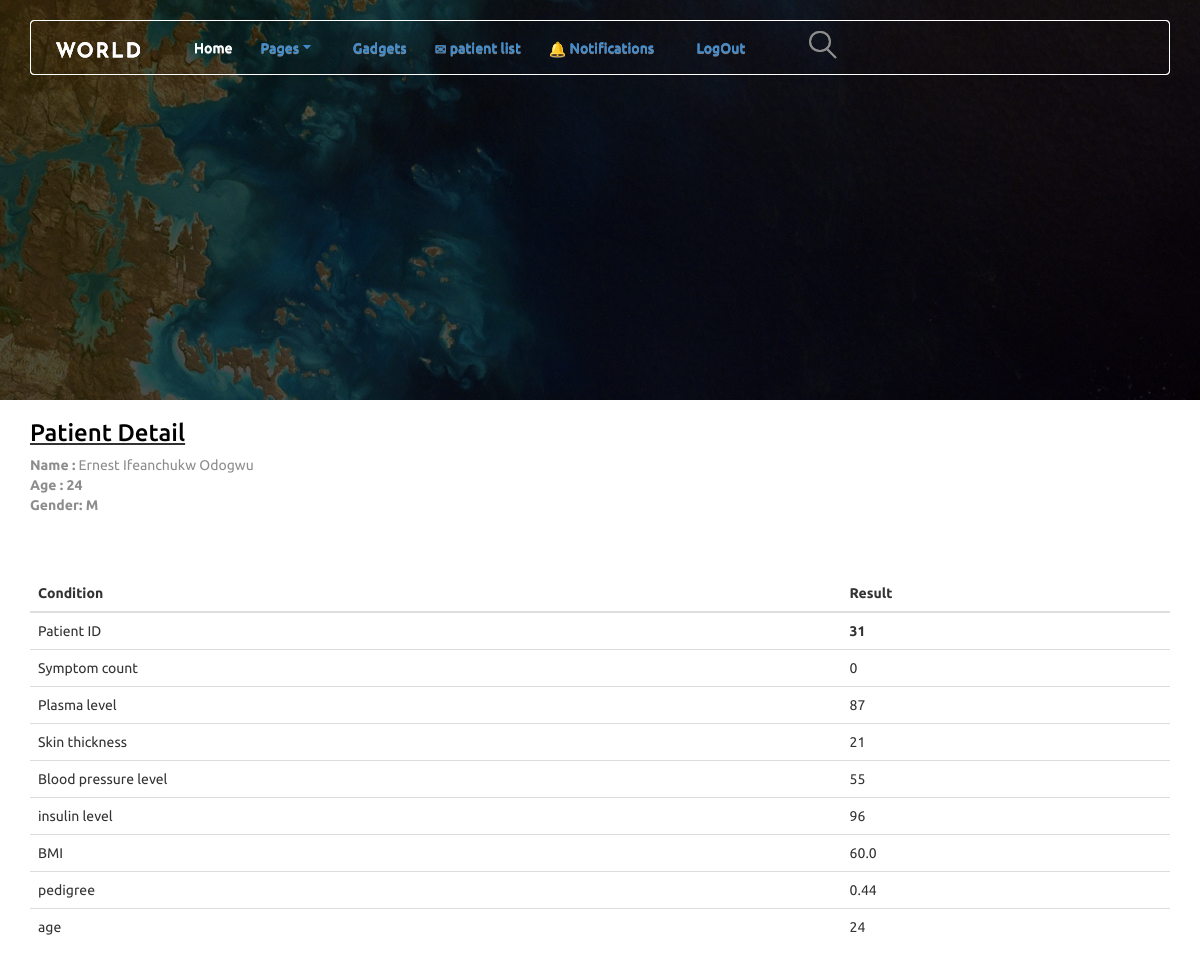
Screenshot of /view/31 with the database file from the repository.
### db_mellitus/models.py (models this page shows, shortened)
class Patient(models.Model):
    first_name = models.CharField(max_length=10, blank=False)
    middle_name = models.CharField(max_length=10, blank=False)
    last_name = models.CharField(max_length=10, blank=False)
    dob = models.DateField(blank=False)
    gender = models.CharField(max_length=1, choices=GENDER, blank=False)
    symptom = models.OneToOneField(Symptom, on_delete=models.CASCADE, blank=True)

class Symptom(models.Model):
    pregnancy_count = models.IntegerField(blank=False)
    plasma = models.IntegerField(blank=False)
    skin_thickness = models.IntegerField(blank=False)
    blood_pressure = models.IntegerField(blank=False)
    insulin = models.IntegerField(blank=False)
    bmi = models.FloatField(blank=False)
    pedigree = models.FloatField(blank=False)
    age = models.IntegerField(blank=False)
    prediction_result = models.BooleanField(default=False, blank=True)
    type_one_result = models.BooleanField(default=False, blank=True)
    type_two_result = models.BooleanField(default=False, blank=True)
    gestational_result = models.BooleanField(default=False, blank=True)

### db_mellitus/views.py (the view)
# urls.py: path('view/<int:pk>', views.patient_view, name='patient-view'),
def patient_view(request, pk, template_name='patient/patient-detail.html'):
    patient = get_object_or_404(Patient, pk=pk)
    return render(request, template_name, {'object': patient})

### db_mellitus/templates/patient/patient-detail.html (shortened to what this page needs)
    <!DOCTYPE html>
<html lang="en">
<head>
    {% load static %}
    <link rel="stylesheet" href="{% static 'css/animate.css' %}">
    <link rel="stylesheet" href="{% static 'css/themify-icons.css' %}">
    <link rel="stylesheet" href="{% static 'css/style.css' %}">
    <link rel="stylesheet" href="{% static 'css/bootstrap.css' %}">
    <link rel="stylesheet" href="{% static 'css/bootstrap-theme.css' %}">
    <link rel="stylesheet" href="{% static 'css/owl.carousel.css' %}">
    <link rel="stylesheet" href="{% static 'css/magnific-popup.css' %}">
    <link rel="stylesheet" href="{% static 'css/font-awesome.min.css' %}">
    <link rel="stylesheet" href="{% static 'css/font-bootstrap.min.css' %}">
    <link rel="stylesheet" href="{% static 'scss/_mixin.scss' %}">
    <link rel="stylesheet" href="{% static 'scss/_responsive.scss' %}">
    <link rel="stylesheet" href="{% static 'scss/_variables.scss' %}">
    <link rel="stylesheet" href="{% static 'scss/_theme_color.scss' %}">
    <link rel="stylesheet" href="{% static 'scss/style.scss' %}">
</head>
    <header class="header-area">
        <div class="container">
            <div class="row">
                <div class="col-12">
                    <nav class="navbar navbar-expand-lg">
                        <a class="navbar-brand" href="index.html"><img src="{% static 'img/core-img/logo.png' %}" alt="Logo"></a>
                        <div class="collapse navbar-collapse" id="worldNav">
                            <ul class="navbar-nav ml-auto">
                                <li class="nav-item active">
                                    <a class="nav-link" href="#">Home <span class="sr-only">(current)</span></a>
                                </li>
                                <li class="nav-item dropdown">
                                    <a class="nav-link dropdown-toggle" href="#" id="navbarDropdown" role="button" data-toggle="dropdown" aria-haspopup="true" aria-expanded="false">Pages</a>
                                </li>
                                <li class="nav-item">
                                    <a class="nav-link" href="#"><span class="glyphicon glyphicon-home"></span> Gadgets</a>
                                </li>
                                <li class="nav-item">
                                    <a class="nav-link" href="{% url 'patient-list' %}"><span class="glyphicon glyphicon-envelope"></span> patient list</a>
                                </li>
                                <li class="nav-item">
                                    <a class="nav-link" href="{% static 'url' %}"><span class="glyphicon glyphicon-bell"></span> Notifications </a>
                                </li>
                                <li class="nav-item">
                                    <a class="nav-link" href="{% url 'logout' %}"><span class="glyphicon glyphicon-eye-close"></span> LogOut</a>
                                </li>
                            </ul>
                            <div id="search-wrapper">
                                <form action="#">
                                    <input type="text" id="search" placeholder="Search something...">
                                </form>
                            </div>
                        </div>
                    </nav>
                </div>
            </div>
        </div>
    </header>
    <div class="hero-area height-400 bg-img background-overlay" style="background-image: url(/static/img/blog-img/bg4.jpg);"></div>
    <header class="header-area">
        <div class="container">
            <div class="row">
                <div class="col-12">
                    <nav class="navbar navbar-expand-lg">
                        <a class="navbar-brand" href="index.html"><img src="{% static 'img/core-img/logo.png' %}" alt="Logo"></a>
                        <div class="collapse navbar-collapse" id="worldNav">
                            <ul class="navbar-nav ml-auto">
                                <li class="nav-item active">
                                    <a class="nav-link" href="#">Home <span class="sr-only">(current)</span></a>
                                </li>
                                <li class="nav-item dropdown">
                                    <a class="nav-link dropdown-toggle" href="#" id="navbarDropdown" role="button" data-toggle="dropdown" aria-haspopup="true" aria-expanded="false">Pages</a>
                                </li>
                                <li class="nav-item">
                                    <a class="nav-link" href="#"><span class="glyphicon glyphicon-home"></span> Gadgets</a>
                                </li>
                                <li class="nav-item">
                                    <a class="nav-link" href="{% url 'patient-list' %}"><span class="glyphicon glyphicon-envelope"></span> patient list</a>
                                </li>
                                <li class="nav-item">
                                    <a class="nav-link" href="{% static 'url' %}"><span class="glyphicon glyphicon-bell"></span> Notifications </a>
                                </li>
                                <li class="nav-item">
                                    <a class="nav-link" href="{% url 'logout' %}"><span class="glyphicon glyphicon-eye-close"></span> LogOut</a>
                                </li>
                            </ul>
                            <div id="search-wrapper">
                                <form action="#">
                                    <input type="text" id="search" placeholder="Search something...">
                                </form>
                            </div>
                        </div>
                    </nav>
                </div>
            </div>
        </div>
    </header>
<body>
    <div class="container">
        <u><h3>Patient Detail</h3></u>
        <p>
            <b>Name :</b> {{object.first_name}} {{object.middle_name}} {{object.last_name}}
            <br/>
            <b>Age :</b>
            <b> {{object.symptom.age}}</b>
            <br/>
            <b>Gender: </b>
            <b> {{object.gender}}</b>
            <br/>
        </p>
    </div>
    <div class="container">
        <table class="table table-hover" id="myTable" style="margin-top:50px;">
            <thead>
            <tr>
                <th>Condition</th>
                <th>Result</th>
            </tr>
            </thead>
            <tbody>
            <tr>
                <td>Patient ID</td>
                <td><b>{{object.id}}</b></td>
            </tr>
            <tr>
                <td>Symptom count</td>
                <td>{{object.symptom.pregnancy_count}}</td>
            </tr>
            <tr>
                <td>Plasma level</td>
                <td>{{object.symptom.plasma}}</td>
            </tr>
            <tr>
                <td>Skin thickness</td>
                <td>{{object.symptom.skin_thickness}}</td>
            </tr>
            <td>Blood pressure level</td>
                <td>{{object.symptom.blood_pressure}}</td>
            <td>insulin level</td>
                <td>{{object.symptom.insulin}}</td>
            <td>BMI</td>
                <td>{{object.symptom.bmi}}</td>
            <td>pedigree</td>
                <td>{{object.symptom.pedigree}}</td>
            <td>age</td>
                <td>{{object.symptom.age}}</td>
            </tbody>
        </table>
    </div>
</body>

### static/css/style.css (style rules this page uses)
* { margin: 0; padding: 0; }
body { font-family: "Work Sans", sans-serif; }
h1, h2, h3, h4, h5, h6 { color: #000000; font-weight: 500; line-height: 1.3; }
p { color: #8d8d8d; font-size: 14px; line-height: 1.4; }
a { -webkit-transition-duration: 500ms; transition-duration: 500ms; text-decoration: none; outline: none; font-size: 14px; font-weight: 400; font-family: "Ubuntu", sans-serif; color: #8d8d8d; }
ul, ol { margin: 0; }
ul li, ol li { list-style: none; }
img { height: auto; max-width: 100%; }
.bg-img { background-position: center center; background-size: cover; background-repeat: no-repeat; }
.height-400 { height: 400px !important; }
.background-overlay { position: relative; z-index: 2; }
.background-overlay:after { position: absolute; z-index: -1; top: 0; left: 0; width: 100%; height: 100%; content: ''; background-color: rgba(0, 0, 0, 0.7); }
.header-area { position: fixed; top: 0; width: 100%; height: auto; margin-top: 20px; left: 0; z-index: 300; -webkit-transition-duration: 500ms; transition-duration: 500ms; }
.header-area .navbar { border-bottom: 1px solid; border-color: #ffffff; -webkit-transition-duration: 500ms; transition-duration: 500ms; height: 55px; }
.header-area .navbar .navbar-nav { margin-right: 50px; }
.header-area .navbar .navbar-nav .nav-link { padding: 0.5em 1em; font-weight: 500; }
.header-area .navbar .navbar-nav .nav-item.active .nav-link { color: #ffffff; }
.hero-area { position: relative; z-index: 1; }
#search-wrapper { display: inline-block; position: relative; }
#search-wrapper:after { position: absolute; bottom: 3px; right: -9px; display: block; content: ""; width: 14px; height: 2px; background-color: #8d8d8d; -webkit-transform: rotate(45deg) scaleX(0); transform: rotate(45deg) scaleX(0); transform-origin: 0 50%; -webkit-animation: lens-in 0.6s linear 0.9s forwards; animation: lens-in 0.6s linear 0.9s forwards; }
#search-wrapper #search { color: #ffffff; background: none; border: 2px solid; border-color: #8d8d8d; outline: none; padding: 0 9px; border-radius: 1000px; width: 0; transition: all 0.3s 0.6s; font-size: 12px; }

### db_mellitus/templates/patient/patient-detail.html (style rules this page uses)
body, h3, h4 { font-family: ubuntu; }

### rows the page displays
Patient: first_name "Ernest", middle_name "Ifeanchukw", last_name "Odogwu", symptom.age "24", gender "M", id "31", symptom.pregnancy_count "0", symptom.plasma "87", symptom.skin_thickness "21", symptom.blood_pressure "55", symptom.insulin "96", symptom.bmi "60.0", symptom.pedigree "0.44"
